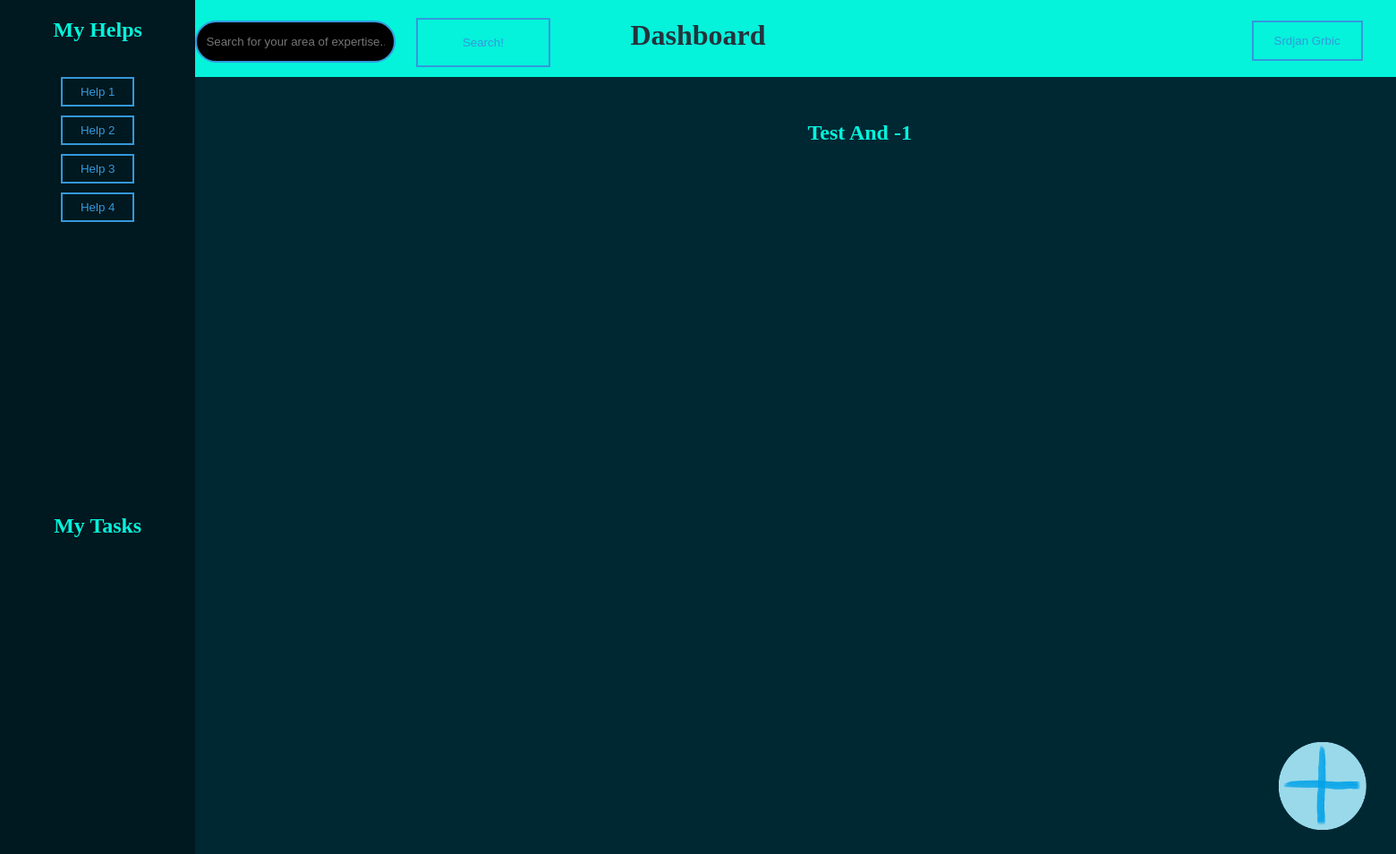
The page /dashboard.php (signed in) on the database as committed earlier.
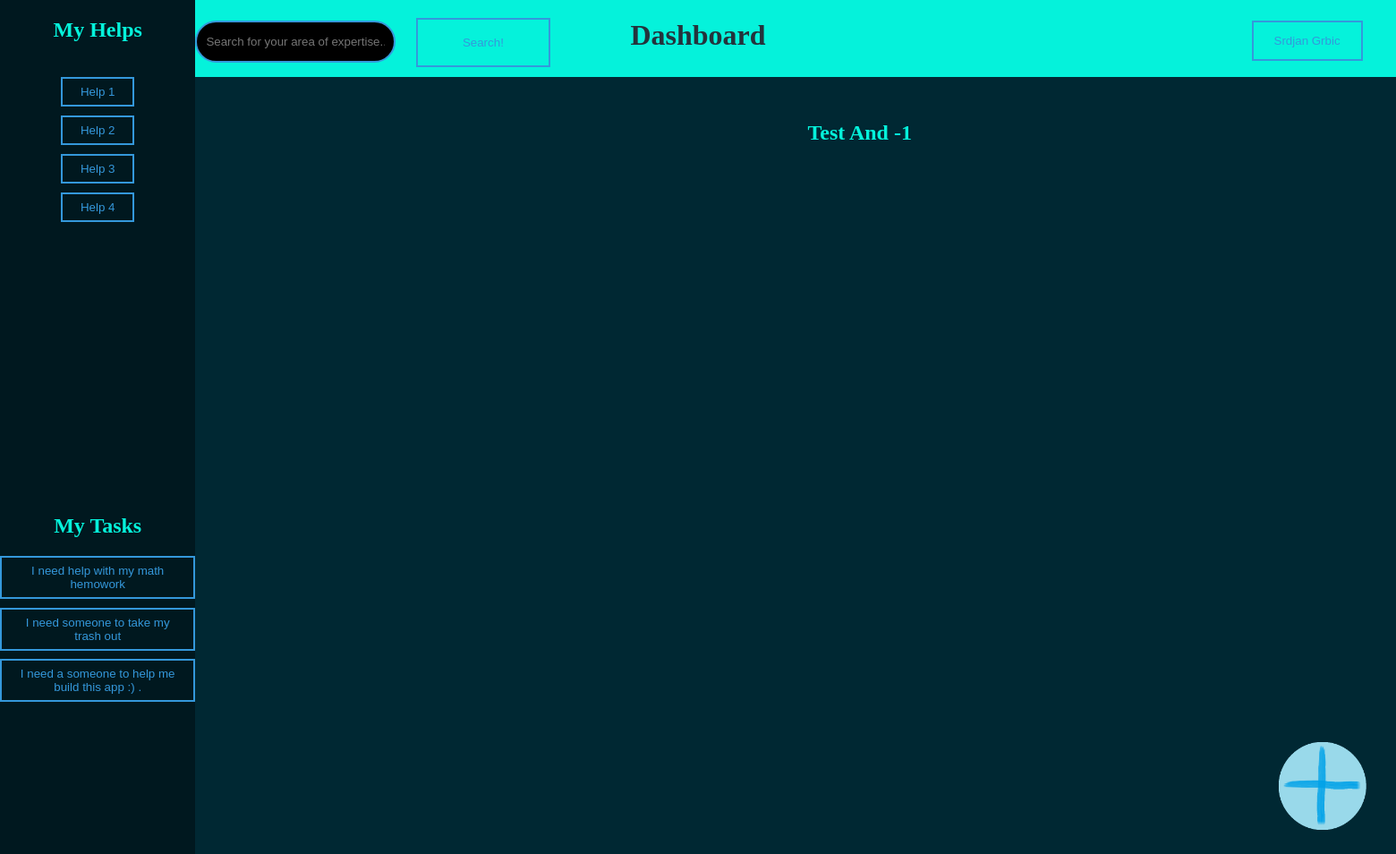
The same page on the database as committed later.
### tables this page shows
CREATE TABLE `helps` (
  `id` int(11) NOT NULL,
  `title` varchar(250) NOT NULL,
  `usercreatorid` int(12) NOT NULL,
  `userpickerid` int(12) NOT NULL,
  `description` varchar(760) NOT NULL,
  `points` int(3) NOT NULL,
  `isdone` int(1) NOT NULL
);

### dashboard.php (the view, shortened to what this page needs)
<?php
  include "connection.php";
?>
<!DOCTYPE html>
<html>
  <head>
    <link rel = "stylesheet" href = "dashstyle.css">
  </head>
  <body>
    <header class = "Head">
      <h1 class = "MainTitle">Dashboard</h1>
      <form method = "POST" action = "#">
      <button name = "GoToYourProfile" class = "Profile"><?php echo $_SESSION['firstname'] ?> <?php echo $_SESSION['lastname'] ?> </button>
    </form>
    <form method = "POST" action = "#">
    <input class = "Search" name = "SearchInput" type = "text" placeholder = "Search for your area of expertise... Here! :) ;)">
    <button class = "SearchButton" name = "Searchbutton">Search! </button>
    </header>
    <main>
      <div class = "SideMenu">
        <h2 style = "text-align: center; color: #05F2DB; ">My Helps</h2>
        <div class = "MyHelps">
          <button>Help 1</button>
          <button>Help 2</button>
          <button>Help 3</button>
          <button>Help 4</button>
        </div>
        <div class = "MyTasks">
          <h2 style = "text-align: center; color: #05F2DB; ">My Tasks</h2>
          <?php
            $ThisUser = $_SESSION['userid'];
            $TasksQuery = "SELECT * FROM `helps` WHERE 'usercreatorid' = '$ThisUser'-1";
            $TasksQueryResult = mysqli_query($Link, $TasksQuery) or die ("Ahaaaaaaaaa! There is a error! **** **** We will be glad if you will try again later on. ");
            $FoundedTasks = $TasksQueryResult->num_rows;
            if($FoundedTasks > 0){
              while(($FoundedTask = mysqli_fetch_row($TasksQueryResult)) != NULL){
                echo "<form method = 'POST' action = '#'>";
                $ButtonName = (string)$FoundedTask[1];
                echo "<button name = '$ButtonName'>$FoundedTask[1]</button>";
                echo "</form>";
              }
            }
          ?>
        </div>
      </div>
      <a href = "createhelprequest.php" ><button id = "AddButton"><img class = "AddButton" src = "AddButton.png" alt = "PictureCanNotBeLoaded" width = "98px" height = "98px"></button></a>
      <div class = "MainSector">
        <?php
        $TaskToLoad = $_SESSION['currentlyopen'];
        echo "<h2 style = 'color: #05F2DB'>Test And $TaskToLoad</h2>";
        echo "<br><br>";
        ?>
      </div>
    </main>
  </body>
</html>

### dashstyle.css (style rules this page uses)
body { background: #002833; }
.Head { position: absolute; left: 0; right: 0; top: 0; width: 100%; height: 9%; background: #05F2DB; }
.MainTitle { color: #24333C; text-align: center; }
input { border: 0; background: none; display: block; margin: 20px auto; text-align: center; border: 2px solid #3498db; padding: 14px 10px; width: 200px; outline: none; color: #ffff; border-radius: 24px; transition: 0.25s; background-color: #000000; color: #3498db; }
button { border: 0; background: none; display: block; margin: 9.8px auto; text-align: center; border: 2px solid #2ecc71; padding: 7px 20px; outline: none; color: rgb(10, 20, 30); transition: 0.25s; cursor: pointer; border: 2px solid #3498db; color: #3498db; }
.SideMenu { position: absolute; bottom: 0%; left: 0%; top: 0%; width: 14%; background: #00181f; }
.MyHelps { position: absolute; top: 7.98%; left: 0; width: 100%; bottom: 50%; }
.MyTasks { position: absolute; top: 57.89%; left: 0; width: 100%; bottom: 4%; }
.AddButton { position: absolute; bottom: 3.1489%; right: 2.14%; }
.Profile { position: absolute; right: 2.4%; top: 15%; width: 124px; height: 45px; }
.MainSector { position: absolute; top: 12%; width: 1454px; height: 844px; left: 14.98%; text-align: center; }
.Search { float: left; position: absolute; left: 14%; top: 4%; }
.SearchButton { float: left; position: absolute; left: 29.8%; top: 12%; width: 150px; height: 55px; }

Rows that differ between the two databases and show on the page:
added helps: title "I need help with my math hemowork"
added helps: title "I need someone to take my trash out"
added helps: title "I need a someone to help me build this app :) ."
